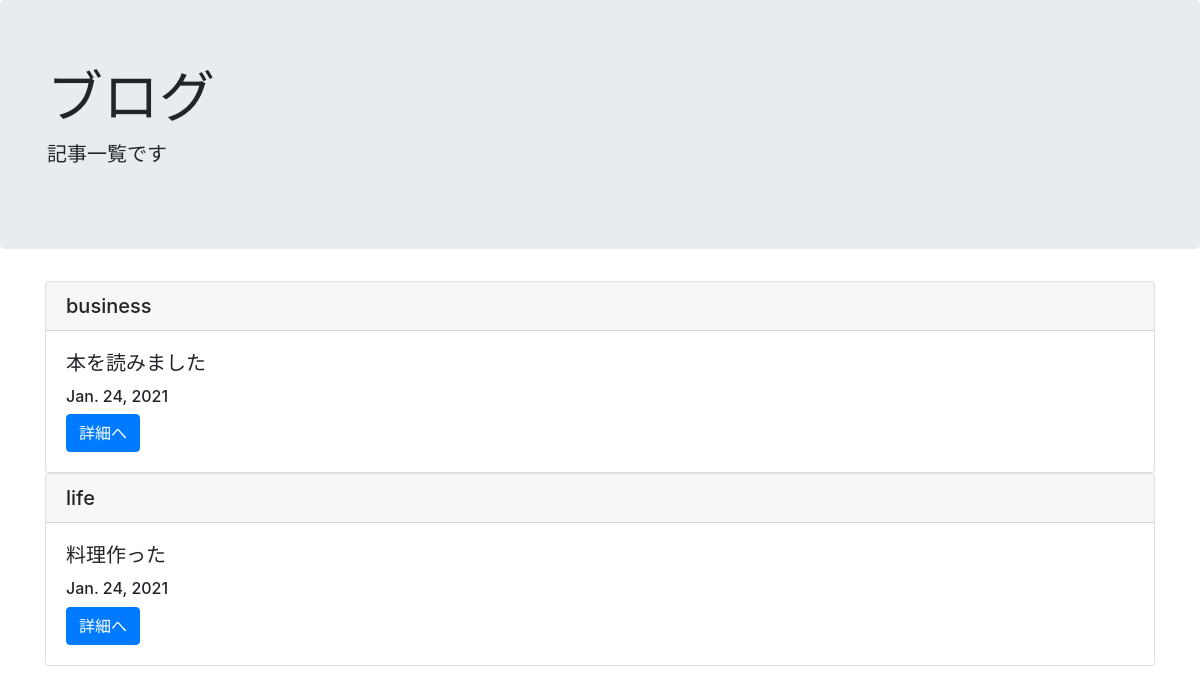
The page /list/ on the database as committed earlier.
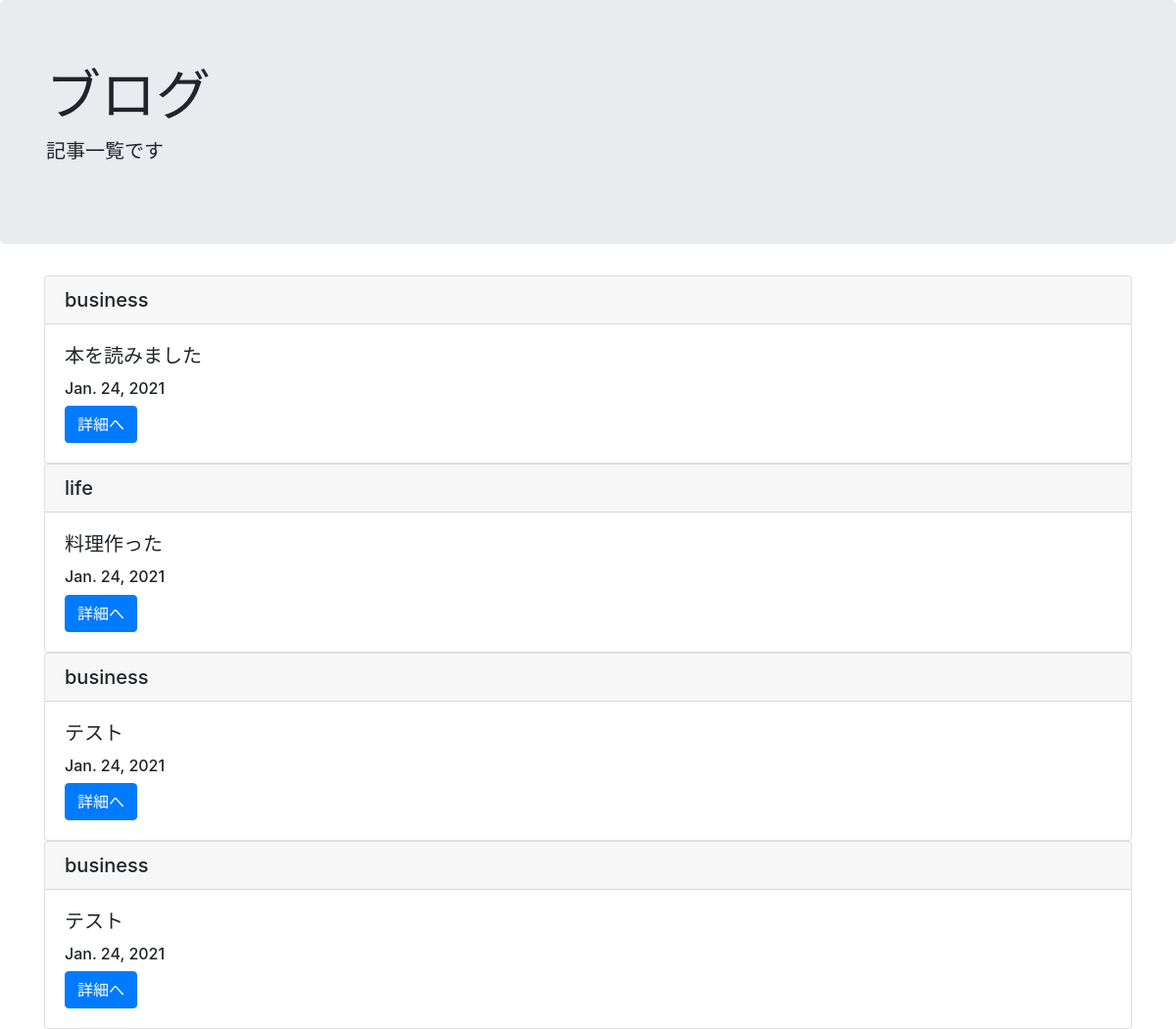
The same page on the database as committed later.
### blogpost/models.py (models this page shows, shortened)
class BlogModel(models.Model):
    title = models.CharField(max_length=100)
    content = models.TextField()
    postdate = models.DateField(auto_now_add=True)
    category = models.CharField(
        max_length=50,
        choices= CATEGORY
    )

### blogpost/views.py (the view)
# urls.py: path('list/', BlogList.as_view(), name='list'),
class BlogList(ListView):
    template_name = 'list.html'
    model = BlogModel

### templates/list.html (shortened to what this page needs)
<!doctype html>
<html lang="ja">
  <head>
    <link rel="stylesheet" href="https://stackpath.bootstrapcdn.com/bootstrap/4.5.0/css/bootstrap.min.css">
  </head>
  <body>
  {% extends 'base.html' %}
  {% block header %}
  <div class="jumbotron">
    <div class="container">
      <h1 class="display-4">ブログ</h1>
      <p class="lead">記事一覧です</p>
    </div>
  </div>
  {% endblock header %}
  {% block content %}
    <div class="container">
    {% for item in object_list %}
    <div class="card">
      <h5 class="card-header">{{ item.category }}</h5>
      <div class="card-body">
        <h5 class="card-title">{{ item.title }}</h5>
        <h6 class="card-text">{{ item.postdate }}</h6>
        <a href="{% url 'detail' item.pk %}" class="btn btn-primary">詳細へ</a>
      </div>
    </div>
    {% endfor %}
    </div>
  {% endblock content %}

### templates/base.html (shortened to what this page needs)
<!doctype html>
<html lang="ja">
  <head>
    <link rel="stylesheet" href="https://stackpath.bootstrapcdn.com/bootstrap/4.5.0/css/bootstrap.min.css">
  </head>
  <body>
    {% block header %}
    {% endblock header %}
    {% block content %}
    {% endblock content %}
  </body>
</html>

Rows that differ between the two databases and show on the page:
added BlogModel: category "business", title "テスト", postdate "Jan. 24, 2021"
added BlogModel: category "business", title "テスト", postdate "Jan. 24, 2021"
